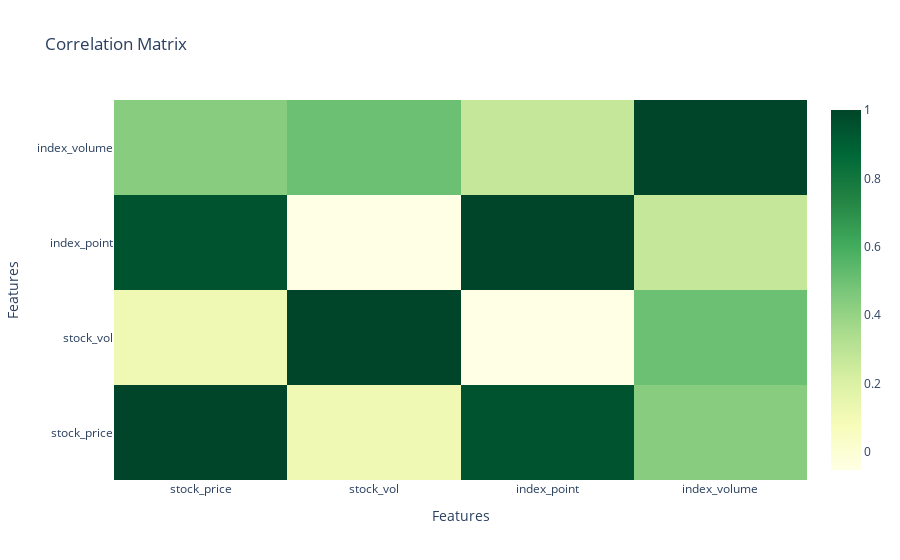

Write notebook code for a chart like this one.
### Code cell
# Creating a heatmap
fig = go.Figure(data=go.Heatmap(
                   z=correlation_matrix.values,
                   x=correlation_matrix.index,
                   y=correlation_matrix.columns,
                   colorscale='ylgn'))

fig.update_layout(title="Correlation Matrix",
                  xaxis_title="Features",
                  yaxis_title="Features")

fig.show()

### Figure 1 — Plotly figure (JSON) as saved in the notebook; plotly's stock layout.template omitted (floating-point values rounded to 4 significant figures)
{"data": [{"colorscale": [[0, "rgb(255,255,229)"], [0.125, "rgb(247,252,185)"], [0.25, "rgb(217,240,163)"], [0.375, "rgb(173,221,142)"], [0.5, "rgb(120,198,121)"], [0.625, "rgb(65,171,93)"], [0.75, "rgb(35,132,67)"], [0.875, "rgb(0,104,55)"], [1, "rgb(0,69,41)"]], "type": "heatmap", "x": ["stock_price", "stock_vol", "index_point", "index_volume"], "y": ["stock_price", "stock_vol", "index_point", "index_volume"], "z": [[1, 0.1094, 0.9466, 0.4328], [0.1094, 1, -0.05298, 0.5031], [0.9466, -0.05298, 1, 0.2708], [0.4328, 0.5031, 0.2708, 1]]}], "layout": {"title": {"text": "Correlation Matrix"}, "xaxis": {"title": {"text": "Features"}}, "yaxis": {"title": {"text": "Features"}}}}
